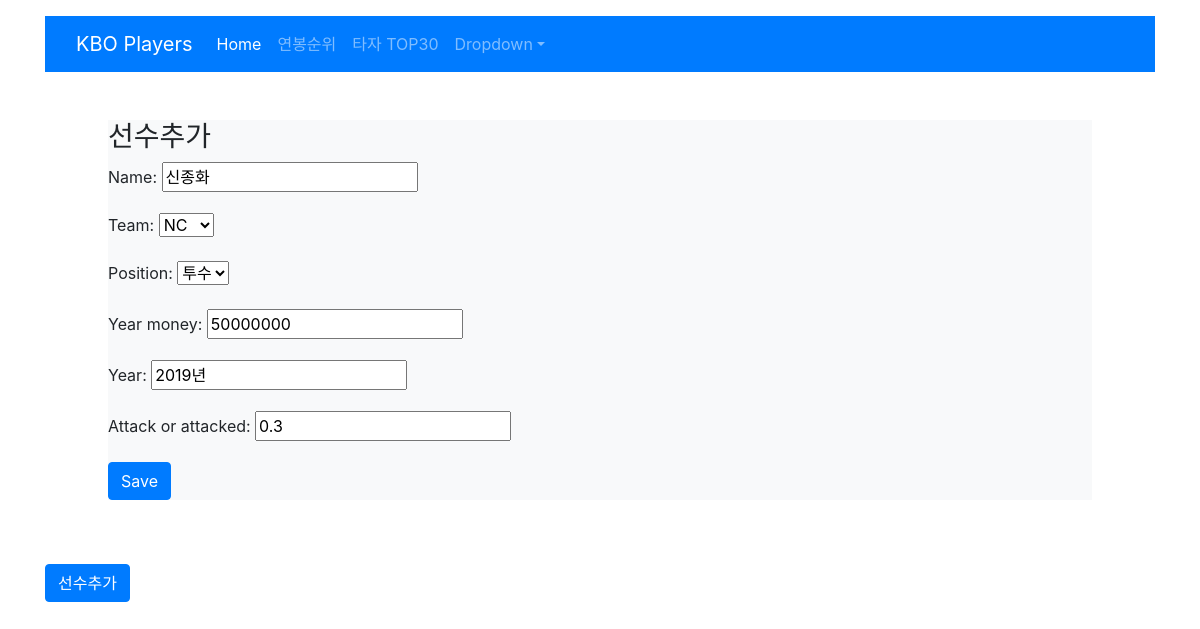
/kboplayer/3/edit, run on the app's committed database.
### kbo_player/models.py (models this page shows, shortened)
class Kboplayer(models.Model):
    name = models.CharField(max_length=100) #선수이름
    team = models.CharField(max_length=10,choices=team_choices,default=None) #소속팀명
    position = models.CharField(max_length=5,choices=position_choices,default=None) #포지션
    year_money = models.CharField(max_length=1000,null=True)
    year = models.CharField(max_length=100,null=True)
    created_date = models.DateTimeField(default=timezone.now)
    update_date = models.DateTimeField(blank=True,null=True)
    attack_or_attacked = models.CharField(max_length=100,null=True)

### kbo_player/views.py (the view)
# urls.py: path('player/<int:pk>/edit',views.kbo_player_edit,name='kbo_player_edit'),
def kbo_player_edit(request,pk): #선수수정
    kbo_player = Kboplayer.objects.get(pk=pk)
    if request.method == "POST":
        form = PlayerForm(request.POST, instance=kbo_player)
        if form.is_valid():
            kbo_player = form.save(commit=False)
            kbo_player.updated_date = timezone
            kbo_player.save()
            return  redirect('kbo_player_detail', pk = kbo_player.pk)
    else:
        form = PlayerForm(instance=kbo_player)
    return render(request,'kbo_player/kbo_new_player.html',{'form':form})

### kbo_player/forms.py
class PlayerForm(forms.ModelForm):
    class Meta:
        model = Kboplayer
        fields = ('name','team','position','year_money','year','attack_or_attacked')

### kbo_player/templates/kbo_player/kbo_new_player.html (shortened to what this page needs)
{% extends 'kbo_player/base.html' %}
{% block content %}
<div class="container">
    <div class="bg-light m-5">
<h3>선수추가</h3>
<form class="post-form" method="POST">
    {{ form.as_p }}
    <button class="save btn btn-primary" type="submit">Save</button>
    </div>
{% endblock %}

### data on the page
Kboplayer: name "신종화", team "NC", position "투수", year_money "50000000", year "2019년", attack_or_attacked "0.3"
